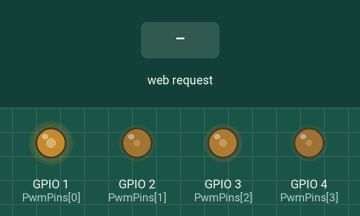
This sketch was run on a simulated Seeed XIAO ESP32-S3. Parts: output pins drawn as LEDs (lit = HIGH). Inputs (shaded band) come from the test bench. WiFi joins after 1.5 s; servers stay silent unless stated; the camera gives no picture; what the sketch prints to the serial monitor is not drawn.

Above: at 3.5 s.
3.6 s: HTTP request GET /rhythm?ch=1&val=1&id=1 received
At 3.95 s:
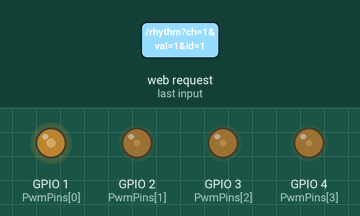
5.6 s: HTTP request GET /set?ch=1&val=1&id=1 received
At 6.9 s:
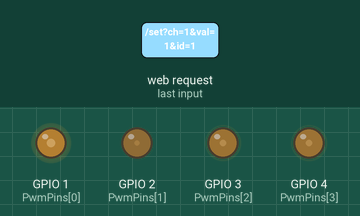
Timing chart, 0 to 8.6 s (numbered marks = the images above; inputs shaded):
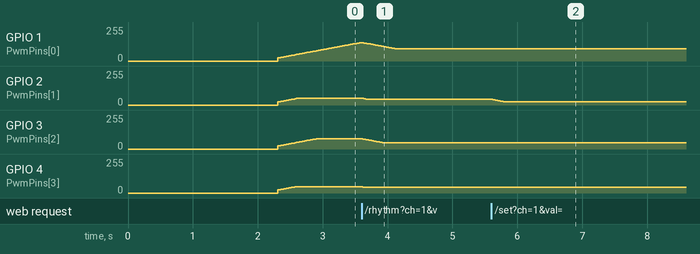

The sketch:

dimming_v2_sta.ino
```cpp
// ====================================================================
// XIAO ESP32-S3 Sense — 웹서버 + 카메라 + 생체리듬 조명 (스무스 페이딩)
// ★ ESP32 Arduino Core v2.x (2.0.12) 전용 ★
//
// D0=Green, D1=Yellow, D2=Blue, D3=Red
// ====================================================================

#include "esp_camera.h"
#include <WiFi.h>
#include <WebServer.h>
#include <ESPmDNS.h>

// ----------------- 공유기(STA) 접속 설정 -----------------
// ★ 현장 공유기 정보로 수정 (2.4GHz 전용. ESP32-S3는 5GHz 미지원)
const char* sta_ssid = "YOUR_WIFI_SSID";
const char* sta_pass = "YOUR_WIFI_PASSWORD";
const char* hostName = "rhyturn-room01";   // 호실별로 다르게 (mDNS: http://rhyturn-room01.local)
const unsigned long STA_TIMEOUT_MS = 15000;

// 공유기 접속 실패 시 설정/복구용 자체 핫스팟으로 전환
const char* ap_ssid = "XIAO-CAM";
const char* ap_pass = "12345678";
bool gApMode = false;
unsigned long gLastWifiCheck = 0;

// ----------------- 카메라 핀 (XIAO ESP32-S3 Sense) -----------------
#define PWDN_GPIO_NUM  -1
#define RESET_GPIO_NUM -1
#define XCLK_GPIO_NUM  10
#define SIOD_GPIO_NUM  40
#define SIOC_GPIO_NUM  39
#define Y9_GPIO_NUM    48
#define Y8_GPIO_NUM    11
#define Y7_GPIO_NUM    12
#define Y6_GPIO_NUM    14
#define Y5_GPIO_NUM    16
#define Y4_GPIO_NUM    18
#define Y3_GPIO_NUM    17
#define Y2_GPIO_NUM    15
#define VSYNC_GPIO_NUM 38
#define HREF_GPIO_NUM  47
#define PCLK_GPIO_NUM  13

// ----------------- PWM (D0=G, D1=Y, D2=B, D3=R) -----------------
const int PwmPins[4] = {1, 2, 3, 4}; // D0~D3 핀
const int PwmLCh[4]  = {4, 5, 6, 7}; // 타이머 충돌 방지용 채널
const int PwmFreq = 5000;
const int PwmRes  = 8;

// 페이딩(자연스러운 전환)을 위한 변수 분리
float currentPwm[4] = {0, 0, 0, 0}; // 현재 하드웨어에서 출력 중인 밝기
int   targetPwm[4]  = {0, 0, 0, 0}; // 사용자가 설정한 최종 목표 밝기
unsigned long lastFadeTick = 0;
const int fadeInterval = 10; // 페이드 속도 (ms). 10ms면 0~255까지 약 2.5초 소요

// ----------------- 생체리듬 데이터 구조체 -----------------
struct RhythmMode {
  String name;
  int g; // D0 (Green)
  int y; // D1 (Yellow/Amber)
  int b; // D2 (Blue)
  int r; // D3 (Red)
};

const RhythmMode rhythms[10] = {
  {"기상 유도 (Dawn)",       22,  24,   4,  26},
  {"아침 각성 (Morning)",    76,  23,  27,  26},
  {"주간 피크 (Daytime)",   132,  33,  61,  28},
  {"정오 (Midday)",         106,  26,  49,  22},
  {"오후 활동 (Afternoon)",  89,  26,  32,  30},
  {"일몰 전환 (Wind-down)",  51,  31,  12,  31},
  {"저녁 (Evening)",         26,  23,   6,  23},
  {"취침 준비 (Pre-sleep)",  11,  13,   2,  13},
  {"야간 수면 (Night)",       1,   1,   0,   1},
  {"야간 이동 (Night nav)",   1,   5,   0,   5}
};

int currentRhythm = 2; // 초기 상태: 2번 (주간 피크)

// ----------------- 시스템 변수 -----------------
int gFrameCount = 0;
unsigned long gLastFpsCheck = 0;
float gFps = 0;
bool gCamReady = false;

WebServer server(80);

// ====================================================================
// HTML (PROGMEM)
// ====================================================================
const char INDEX_HTML[] PROGMEM = R"raw(
<!DOCTYPE html><html lang="ko"><head>
<meta charset="utf-8">
<meta name="viewport" content="width=device-width,initial-scale=1">
<title>Circadian Rhythm Light</title>
<style>
*{box-sizing:border-box}
body{background:#0f1117;color:#e8eaf0;font-family:system-ui,sans-serif;margin:0;padding:14px;text-align:center}
h1{font-size:18px;margin:4px 0 12px; color:#fff;}
.cam,.panel{display:block;margin:0 auto 12px;max-width:640px;width:100%}
.cam{border:2px solid #2a2f3a;border-radius:10px;overflow:hidden;background:#000;min-height:180px}
.cam img{display:block;width:100%;height:auto}
.panel{padding:12px;background:#161b22;border-radius:10px}
.grid{display:grid;grid-template-columns:1fr 1fr;gap:6px;margin-bottom:15px;}
.btn{padding:12px 6px;border-radius:8px;border:none;font-weight:600;cursor:pointer;font-size:13px;transition:0.2s;background:#2a2f3a;color:#9ca3af;}
.btn:active{transform:scale(0.97)}
.btn.active{background:#38bdf8;color:#0f1117;box-shadow:0 0 10px rgba(56,189,248,0.4)}
.btn-off{background:#ef4444!important;color:#fff!important; grid-column: span 2;}
.row{display:flex;align-items:center;gap:10px;margin:8px 4px}
.row label{font-weight:600;min-width:55px;color:#9ca3af;font-size:13px;text-align:left}
.row .v{min-width:35px;text-align:right;color:#22d3ee;font-family:monospace}
.slider{flex:1;-webkit-appearance:none;height:6px;border-radius:3px;background:#2a2f3a}
.slider::-webkit-slider-thumb{-webkit-appearance:none;width:18px;height:18px;border-radius:50%;background:#4ade80;cursor:pointer}
.meta{margin-top:12px;font-size:12px;color:#6b7280; border-top:1px solid #2a2f3a; padding-top:10px;}
</style></head><body>
<h1>XIAO-S3 생체리듬 조명 제어</h1>
<div class="cam"><img id="cam" src="/snapshot"></div>
<div class="panel">
  <div class="grid">
    <button class="btn" id="r0" onclick="setR(0)">기상 유도 (Dawn)</button>
    <button class="btn" id="r1" onclick="setR(1)">아침 각성 (Morning)</button>
    <button class="btn active" id="r2" onclick="setR(2)">주간 피크 (Daytime)</button>
    <button class="btn" id="r3" onclick="setR(3)">정오 (Midday)</button>
    <button class="btn" id="r4" onclick="setR(4)">오후 활동 (Afternoon)</button>
    <button class="btn" id="r5" onclick="setR(5)">일몰 전환 (Wind-down)</button>
    <button class="btn" id="r6" onclick="setR(6)">저녁 (Evening)</button>
    <button class="btn" id="r7" onclick="setR(7)">취침 준비 (Pre-sleep)</button>
    <button class="btn" id="r8" onclick="setR(8)">야간 수면 (Night)</button>
    <button class="btn" id="r9" onclick="setR(9)">야간 이동 (Night nav)</button>
    <button class="btn btn-off" onclick="setR(-1)">전체 소등 (OFF)</button>
  </div>

  <div class="row"><label>D0(🟢)</label><input id="s0" class="slider" type="range" min="0" max="255" value="0"><span class="v" id="v0">0</span></div>
  <div class="row"><label>D1(🟡)</label><input id="s1" class="slider" type="range" min="0" max="255" value="0"><span class="v" id="v1">0</span></div>
  <div class="row"><label>D2(🔵)</label><input id="s2" class="slider" type="range" min="0" max="255" value="0"><span class="v" id="v2">0</span></div>
  <div class="row"><label>D3(🔴)</label><input id="s3" class="slider" type="range" min="0" max="255" value="0"><span class="v" id="v3">0</span></div>

  <div class="meta">카메라: <span id="camTag" style="color:#4ade80">OK</span> | FPS: <span id="fps">-</span></div>
</div>
<script>
let camOk=true;
for(let i=0;i<4;i++){
  const s=document.getElementById('s'+i);
  const v=document.getElementById('v'+i);
  let t=null;
  s.addEventListener('input',()=>{
    v.textContent=s.value;
    clearTimeout(t);
    updateBtnStyle(-2);
    t=setTimeout(()=>{fetch('/set?ch='+i+'&val='+s.value).catch(()=>{});},30);
  });
}

function updateBtnStyle(id) {
  for(let i=0;i<=9;i++){
    let btn = document.getElementById('r'+i);
    if(btn) {
      if(i === id) btn.classList.add('active');
      else btn.classList.remove('active');
    }
  }
}

async function setR(id){
  try{
    await fetch('/rhythm?id='+id);
    updateBtnStyle(id);
  }catch(e){}
}

const img=document.getElementById('cam');
function refreshCam(){ if(camOk){ img.src='/snapshot?t='+Date.now(); } }
img.addEventListener('error',()=>{ camOk=false; setTimeout(()=>{camOk=true;refreshCam();},1000); });
setInterval(refreshCam,130);

setInterval(async()=>{
  try{
    const s=await(await fetch('/state')).json();
    document.getElementById('fps').textContent=s.fps;
    const ct=document.getElementById('camTag');
    if(s.cam_ok){ct.textContent='OK';ct.style.color='#4ade80';}
    else{ct.textContent='FAIL';ct.style.color='#ef4444';}

    for(let i=0;i<4;i++){
      document.getElementById('s'+i).value=s.ch[i];
      document.getElementById('v'+i).textContent=s.ch[i];
    }
    updateBtnStyle(s.rhythm);
  }catch(e){}
},500);
</script></body></html>)raw";

// ====================================================================
// 하드웨어 제어 함수
// ====================================================================
void initCamera() {
  camera_config_t cfg;
  cfg.ledc_channel = LEDC_CHANNEL_0;
  cfg.ledc_timer   = LEDC_TIMER_0;
  cfg.pin_d0 = Y2_GPIO_NUM; cfg.pin_d1 = Y3_GPIO_NUM;
  cfg.pin_d2 = Y4_GPIO_NUM; cfg.pin_d3 = Y5_GPIO_NUM;
  cfg.pin_d4 = Y6_GPIO_NUM; cfg.pin_d5 = Y7_GPIO_NUM;
  cfg.pin_d6 = Y8_GPIO_NUM; cfg.pin_d7 = Y9_GPIO_NUM;
  cfg.pin_xclk     = XCLK_GPIO_NUM;
  cfg.pin_pclk     = PCLK_GPIO_NUM;
  cfg.pin_vsync    = VSYNC_GPIO_NUM;
  cfg.pin_href     = HREF_GPIO_NUM;
  cfg.pin_sccb_sda = SIOD_GPIO_NUM;
  cfg.pin_sccb_scl = SIOC_GPIO_NUM;
  cfg.pin_pwdn     = PWDN_GPIO_NUM;
  cfg.pin_reset    = RESET_GPIO_NUM;
  cfg.xclk_freq_hz = 20000000;
  cfg.pixel_format = PIXFORMAT_JPEG;
  cfg.grab_mode    = CAMERA_GRAB_LATEST;

  if (psramFound()) {
    cfg.frame_size   = FRAMESIZE_QVGA;
    cfg.jpeg_quality = 12;
    cfg.fb_count     = 1;
    cfg.fb_location  = CAMERA_FB_IN_PSRAM;
  } else {
    cfg.frame_size   = FRAMESIZE_QVGA;
    cfg.jpeg_quality = 16;
    cfg.fb_count     = 1;
    cfg.fb_location  = CAMERA_FB_IN_DRAM;
  }

  esp_err_t err = esp_camera_init(&cfg);
  gCamReady = (err == ESP_OK);
}

void initPWM() {
  for (int i = 0; i < 4; i++) {
    ledcSetup(PwmLCh[i], PwmFreq, PwmRes);
    ledcAttachPin(PwmPins[i], PwmLCh[i]);
    ledcWrite(PwmLCh[i], 0);
  }
}

// 이제 하드웨어에 바로 쏘지 않고 '목표값'만 설정해둡니다.
void setTargetPWM(int ch, int val) {
  targetPwm[ch] = val;
}

// 생체리듬 단계 적용 함수
void applyRhythm(int index) {
  if (index >= 0 && index <= 9) {
    currentRhythm = index;
    setTargetPWM(0, rhythms[index].g);
    setTargetPWM(1, rhythms[index].y);
    setTargetPWM(2, rhythms[index].b);
    setTargetPWM(3, rhythms[index].r);
    Serial.printf("[Rhythm] %s 페이딩 시작\n", rhythms[index].name.c_str());
  }
  else if (index == -1) {
    currentRhythm = -1;
    for(int i=0; i<4; i++) setTargetPWM(i, 0);
    Serial.println("[Rhythm] 전체 소등 페이딩 시작");
  }
}

// ★ 스무스 페이딩 처리 및 최소 밝기 보정 로직 (loop 에서 지속 실행)
void updateFade() {
  unsigned long now = millis();
  if (now - lastFadeTick >= fadeInterval) {
    lastFadeTick = now;

    for (int i = 0; i < 4; i++) {
      if ((int)currentPwm[i] != targetPwm[i]) {
        // 목표값을 향해 부드럽게 1씩 증감
        if (currentPwm[i] < targetPwm[i]) currentPwm[i] += 1.0;
        else currentPwm[i] -= 1.0;

        // 최소값 23 보정 로직
        int out = (int)currentPwm[i];
        int actualVal = 0;
        if (out > 0) {
          actualVal = map(out, 1, 255, 23, 255);
        }
        ledcWrite(PwmLCh[i], actualVal);
      }
    }
  }
}

// ====================================================================
// 웹 핸들러
// ====================================================================
void handleRoot() {
  server.sendHeader("Cache-Control", "no-store, no-cache, must-revalidate");
  server.send_P(200, PSTR("text/html; charset=utf-8"), INDEX_HTML);
}

void handleSnapshot() {
  if (!gCamReady) { server.send(503, "text/plain", "no camera"); return; }
  camera_fb_t* fb = esp_camera_fb_get();
  if (!fb) { server.send(500, "text/plain", "no fb"); return; }

  server.sendHeader("Cache-Control", "no-store");
  server.setContentLength(fb->len);
  server.send(200, "image/jpeg", "");
  server.client().write(fb->buf, fb->len);
  esp_camera_fb_return(fb);

  gFrameCount++;
  unsigned long now = millis();
  if (now - gLastFpsCheck >= 1000) {
    gFps = (float)gFrameCount * 1000.0f / (float)(now - gLastFpsCheck);
    gFrameCount = 0; gLastFpsCheck = now;
  }
}

void handleSet() {
  if (server.hasArg("ch") && server.hasArg("val")) {
    int ch = server.arg("ch").toInt();
    int v  = constrain(server.arg("val").toInt(), 0, 255);
    if (ch >= 0 && ch <= 3) {
      currentRhythm = -2;
      setTargetPWM(ch, v); // 슬라이더 조작도 부드럽게 반영됨
    }
  }
  server.send(200, "text/plain", "OK");
}

void handleRhythm() {
  if (server.hasArg("id")) {
    int id = server.arg("id").toInt();
    applyRhythm(id);
  }
  server.send(200, "text/plain", "OK");
}

void handleState() {
  String j = "{\"ch\":[";
  for (int i = 0; i < 4; i++) { j += String(targetPwm[i]); if (i < 3) j += ','; }
  j += "],\"fps\":";     j += String(gFps, 1);
  j += ",\"rhythm\":";   j += String(currentRhythm);
  j += ",\"cam_ok\":";   j += (gCamReady ? "true" : "false");
  j += ",\"rssi\":";     j += String(gApMode ? 0 : WiFi.RSSI());
  j += ",\"ap\":";       j += (gApMode ? "true" : "false");
  j += ",\"host\":\"";    j += hostName; j += "\"";
  j += "}";

  server.sendHeader("Cache-Control", "no-store");
  server.send(200, "application/json", j);
}

// ====================================================================
// WiFi: 공유기 접속(STA) 우선, 실패 시 AP 폴백
// ====================================================================
void startApFallback() {
  WiFi.mode(WIFI_AP);
  WiFi.softAP(ap_ssid, ap_pass);
  gApMode = true;
  Serial.print("[AP] 폴백 모드 주소: http://");
  Serial.println(WiFi.softAPIP());
}

void connectWiFi() {
  WiFi.mode(WIFI_STA);
  WiFi.setHostname(hostName);
  WiFi.setAutoReconnect(true);
  WiFi.persistent(false);
  WiFi.setSleep(false);            // 절전 해제: 지연시간(Latency) 최소화
  WiFi.begin(sta_ssid, sta_pass);
  Serial.printf("[STA] '%s' 접속 중", sta_ssid);

  unsigned long t0 = millis();
  while (WiFi.status() != WL_CONNECTED && millis() - t0 < STA_TIMEOUT_MS) {
    delay(300); Serial.print(".");
  }
  Serial.println();

  if (WiFi.status() == WL_CONNECTED) {
    gApMode = false;
    Serial.print("[STA] 접속 완료. 주소: http://");
    Serial.println(WiFi.localIP());
    if (MDNS.begin(hostName)) {
      MDNS.addService("http", "tcp", 80);
      Serial.printf("[mDNS] http://%s.local\n", hostName);
    }
  } else {
    startApFallback();
  }
}

// AP 폴백 상태에서는 주기적으로 공유기 재접속 시도 (공유기 재부팅 대비)
void wifiWatchdog() {
  unsigned long now = millis();
  if (now - gLastWifiCheck < 30000) return;
  gLastWifiCheck = now;
  if (gApMode) {
    Serial.println("[STA] 재접속 시도");
    WiFi.begin(sta_ssid, sta_pass);
    unsigned long t0 = millis();
    while (WiFi.status() != WL_CONNECTED && millis() - t0 < 8000) { delay(200); server.handleClient(); }
    if (WiFi.status() == WL_CONNECTED) {
      WiFi.softAPdisconnect(true);
      WiFi.mode(WIFI_STA);
      gApMode = false;
      MDNS.begin(hostName);
      Serial.print("[STA] 복구 완료: ");
      Serial.println(WiFi.localIP());
    }
  }
}

// ====================================================================
// setup / loop
// ====================================================================
void setup() {
  Serial.begin(115200);
  delay(500);

  initCamera();
  initPWM();

  applyRhythm(2); // 초기 전원 인가 시 '주간 피크' 모드 페이딩 시작

  connectWiFi();

  server.on("/",         HTTP_GET, handleRoot);
  server.on("/snapshot", HTTP_GET, handleSnapshot);
  server.on("/set",      HTTP_GET, handleSet);
  server.on("/rhythm",   HTTP_GET, handleRhythm);
  server.on("/state",    HTTP_GET, handleState);
  server.begin();
}

void loop() {
  server.handleClient();
  updateFade(); // 백그라운드에서 계속 밝기를 부드럽게 변화시킴
  wifiWatchdog();
  yield();
}
```

Measured:
- after the input at 3.6 s, GPIO 2 (PwmPins[1]): moves from 52/255 to 43/255 over 0.09 s, starting at once; GPIO 3 (PwmPins[2]): moves from 77/255 to 46/255 over 0.33 s, starting at once; GPIO 4 (PwmPins[3]): 47/255 → 45/255 at once
- after the input at 5.6 s, GPIO 2 (PwmPins[1]): moves from 43/255 to 23/255 over 0.20 s, starting at once
